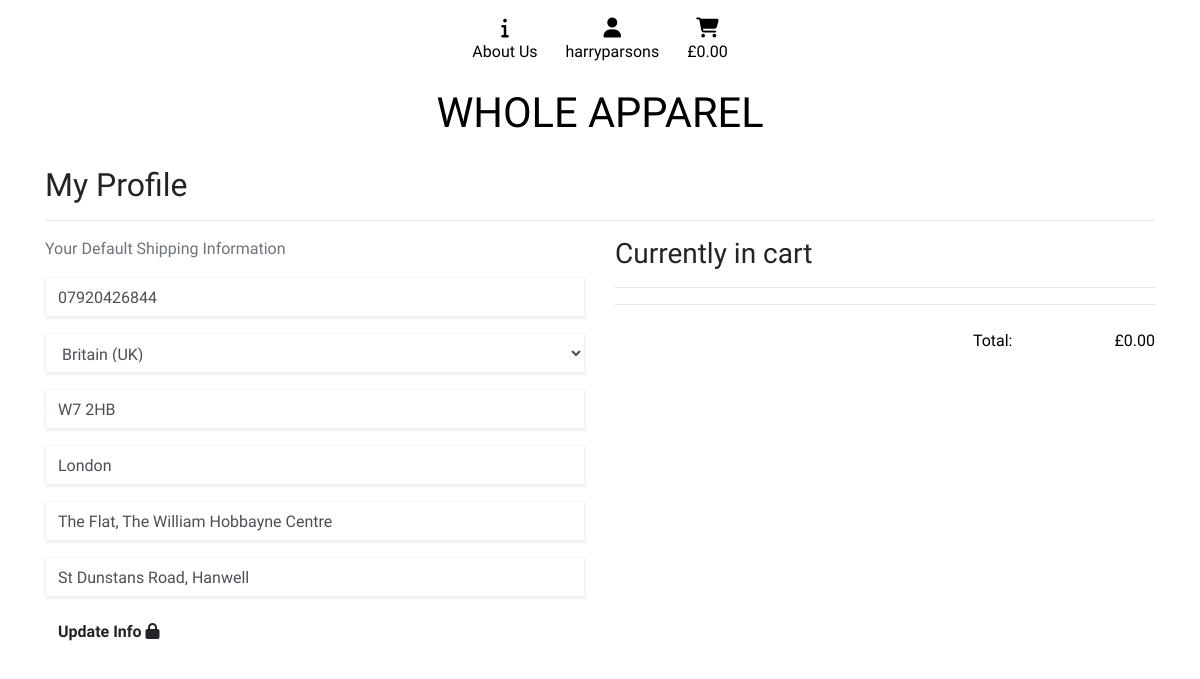
The page /profile/ (signed in) on the database as committed earlier.
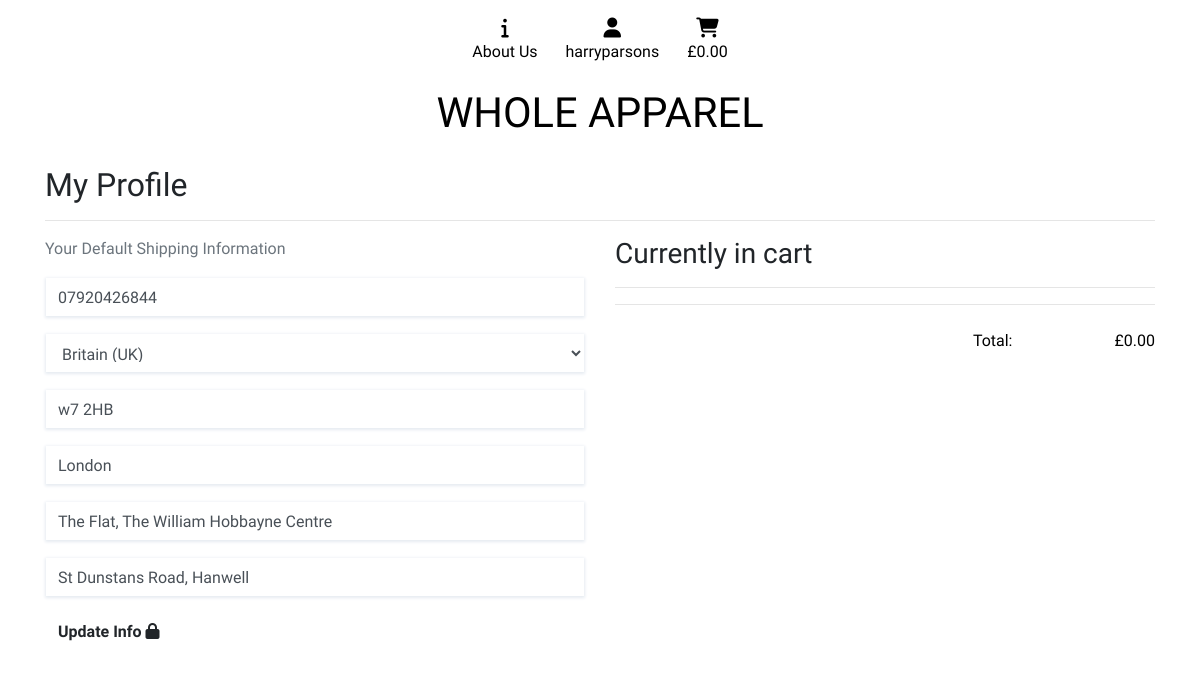
The same page on the database as committed later.
### profiles/models.py (models this page shows, shortened)
class UserProfile(models.Model):
    user = models.OneToOneField(User, on_delete=models.CASCADE)
    default_phone_number = models.CharField(max_length=20,
                                            blank=True, null=True)
    default_street_address1 = models.CharField(max_length=40,
                                               blank=True, null=True)
    default_street_address2 = models.CharField(max_length=40,
                                               blank=True, null=True)
    default_town_or_city = models.CharField(max_length=40,
                                            blank=True, null=True)
    default_postcode = models.CharField(max_length=20,
                                        blank=True, null=True)
    default_country = CountryField(blank_label='Country *',
                                   blank=True, null=True)

### profiles/views.py (the view)
# urls.py: path('profile/', include('profiles.urls')),
def profile(request):
    profile = get_object_or_404(UserProfile, user=request.user)
    if request.method == 'POST':
        form = ProfileForm(request.POST, instance=profile)
        if form.is_valid():
            form.save()
    else:
        form = ProfileForm(instance=profile)
    orders = profile.orders.all()
    template = 'profiles/profile.html'
    context = {
        'form': form,
        'orders': orders,
    }
    return render(request, template, context)

### cart/contexts.py (called while the page is built, shortened)
def cart_contents(request):
    cart_items = []
    total = 0
    product_count = 0
    cart = request.session.get('cart', {})
    cart_plus_ship = total
    context = {
        'cart_items': cart_items,
        'total': total,
        'product_count': product_count,
        'cart_plus_ship': cart_plus_ship,
    }
    return context

### profiles/templates/profiles/profile.html (shortened to what this page needs)
{% extends "base.html" %} {% load static %} {% block extra_css %}
<link rel="stylesheet" href="{% static 'profiles/css/profiles.css' %}" />
{% endblock %} {% block content %}
<div class="container">
  <div class="row">
    <div class="col">
      <h2>My Profile</h2>
      <hr />
    </div>
  </div>
  <div class="row">
    <div class="col-12 col-md-6 order-lg-last mb-5">
      <h3>Currently in cart</h3>
      <hr />
      <hr class="my-0" />
      <br />
      <div class="row text-black text-right">
        <div class="col-7 offset-2">
          <p class="my-0">Total:</p>
        </div>
        <div class="col-3">
          <p class="my-0">£{{ total | floatformat:2 }}</p>
        </div>
      </div>
    </div>
    <div class="col-12 col-md-6">
      <p class="text-muted">Your Default Shipping Information</p>
      <form
        class=""
        action="{% url 'profile' %}"
        method="POST"
        id="update-profile-form"
      >
        {% csrf_token %} {{ form|crispy }}
        <button id="submit-button" class="btn btn-black rounded-0">
          <span class="font-weight-bold">Update Info</span>
          <span class="icon">
            <i class="fas fa-lock"></i>
          </span>
        </button>
      </form>
    </div>
  </div>
</div>
{% endblock %}

### templates/base.html (shortened to what this page needs)
{% load static %}
<!doctype html>
<html lang="en">
  <head>
    {% block corecss %}
    <link rel="stylesheet" href="https://stackpath.bootstrapcdn.com/bootstrap/4.4.1/css/bootstrap.min.css">
    <link rel="stylesheet" href="{% static 'css/base.css' %}">
    {% endblock %}
    {% block extra_css %}
    {% endblock %}
  </head>
  <body>
    <header class="container-fluid right my-2">
        <div class="row">
            <div class="col-12 px-0">
                <ul class="list-inline list-unstyled text-center">
                    <li class="list-inline-item nav-item">
                        <a href="{% url 'about' %}" class="text-black nav-link px-2">
                            <div class="text-center">
                                <div><i class="fas fa-info fa-lg"></i><p class="my-0">About Us</p></div>
                            </div>
                        </a>
                    </li>
                    <li class="list-inline-item dropdown nav-item">
                        <a class="text-black nav-link px-2" href="#" id="user-options" data-toggle="dropdown" aria-haspopup="true" aria-expanded="false">
                            <div class="text-center">
                                <div><i class="fas fa-user fa-lg"></i></div>
                                {% if request.user.is_authenticated %}
                                    <p class="my-0">{{ request.user.username }}</p>
                                {% else %}
                                    <p class="my-0">Login</p>
                                {% endif %}
                            </div>
                        </a>
                    </li>
                    <li class="list-inline-item">
                         <a href="{% url 'view_cart' %}" class="nav-link px-2">
                        <div class="text-center text-black">
                            <div>
                            <i class="fas fas fa-shopping-cart fa-lg"></i></div>
                                <p class="my-0">
                                    {% if cart_items %}
                                        £{{ cart_plus_ship|floatformat:2 }}
                                    {% else %}
                                        £0.00
                                    {% endif %}
                                </p>
                            </div>
                        </a>
                    </li>
                </ul>
            </div>
        </div>
        <section>
        <div class="row">
            <section class="col-12 title-container">
                <a href="{% url 'products' %}" class="main-logo-link">
                    <h2 class="logo-font text-black title-logo">Whole Apparel</h2>
                </a>
            </section>
        </div>
    </section>
    </header>
    {% block content %}
    {% endblock %}
  </body>
</html>

### static/css/base.css (style rules this page uses)
html { height: 100%; }
body { height: calc(100vh - 164px); font-family: "Exo 2", sans-serif; }
.logo-font { text-transform: uppercase; }
.title-container { text-align: center; }
.title-logo { display: inline-block; font-size: 2.6rem; margin-bottom: 20px; }
.text-black { color: #000 !important; }

### profiles/static/profiles/css/profiles.css (style rules this page uses)
.StripeElement, .stripe-style-input { box-sizing: border-box; height: 40px; padding: 10px 12px; border: 1px solid transparent; border-radius: 0px; background-color: white; box-shadow: 0 1px 3px 0 #e6ebf1; -webkit-transition: box-shadow 150ms ease; transition: box-shadow 150ms ease; }
.stripe-style-input::placeholder { color: #aab7c4; }
select, select option { color: #000; }

Rows that differ between the two databases and show on the page:
changed UserProfile "Britain (UK)": default_postcode "W7 2HB" → "w7 2HB"
